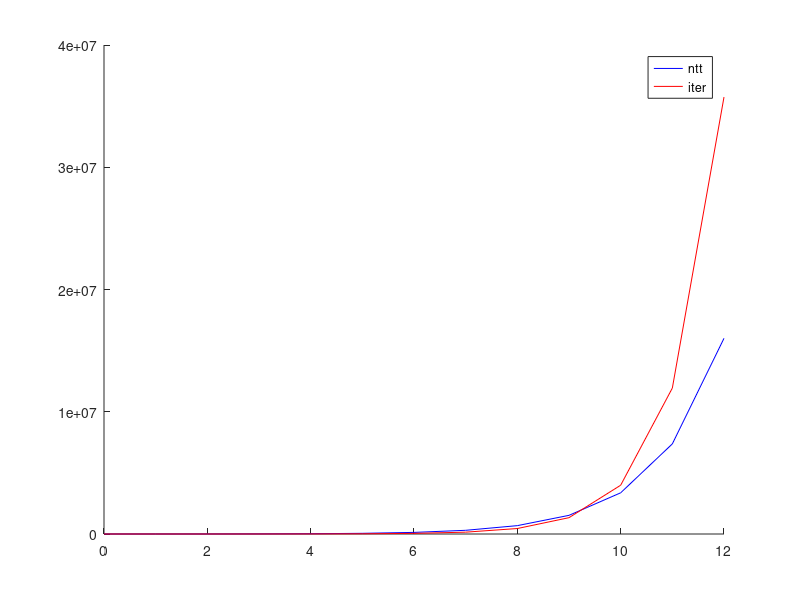

Reproduce this figure in MATLAB.
clear
close all
clc

m = 0 : 12;

%% NTT
ntt_num_mod_mult = 3*m .* (2.^m) /2 + 2.^m;
ntt_num_mod_add  = 3*m .* (2.^m);

ntt = ntt_num_mod_mult * 200 + ntt_num_mod_add * 3;


%% Iter conv
iter_num_mult    = 3.^m;
iter_num_mod_add = 2 * 2.^(m-1) .* ((3/2).^m-1) + 12 * (2.^m-1) - 8*m;

iter = iter_num_mult * 64 + iter_num_mod_add * 3;
 
%% 



%% 
hold on;
plot(m, ntt, "b");
plot(m, iter, "r");
legend("ntt", "iter");
fprintf("ntt(8),%d\n", ntt(8));
fprintf("iter(8),%d\n", iter(8));
fprintf("ntt(7),%d\n", ntt(7));
fprintf("ntt(9),%d\n", ntt(9));
fprintf("iter(7),%d\n", iter(7));
hold off;
